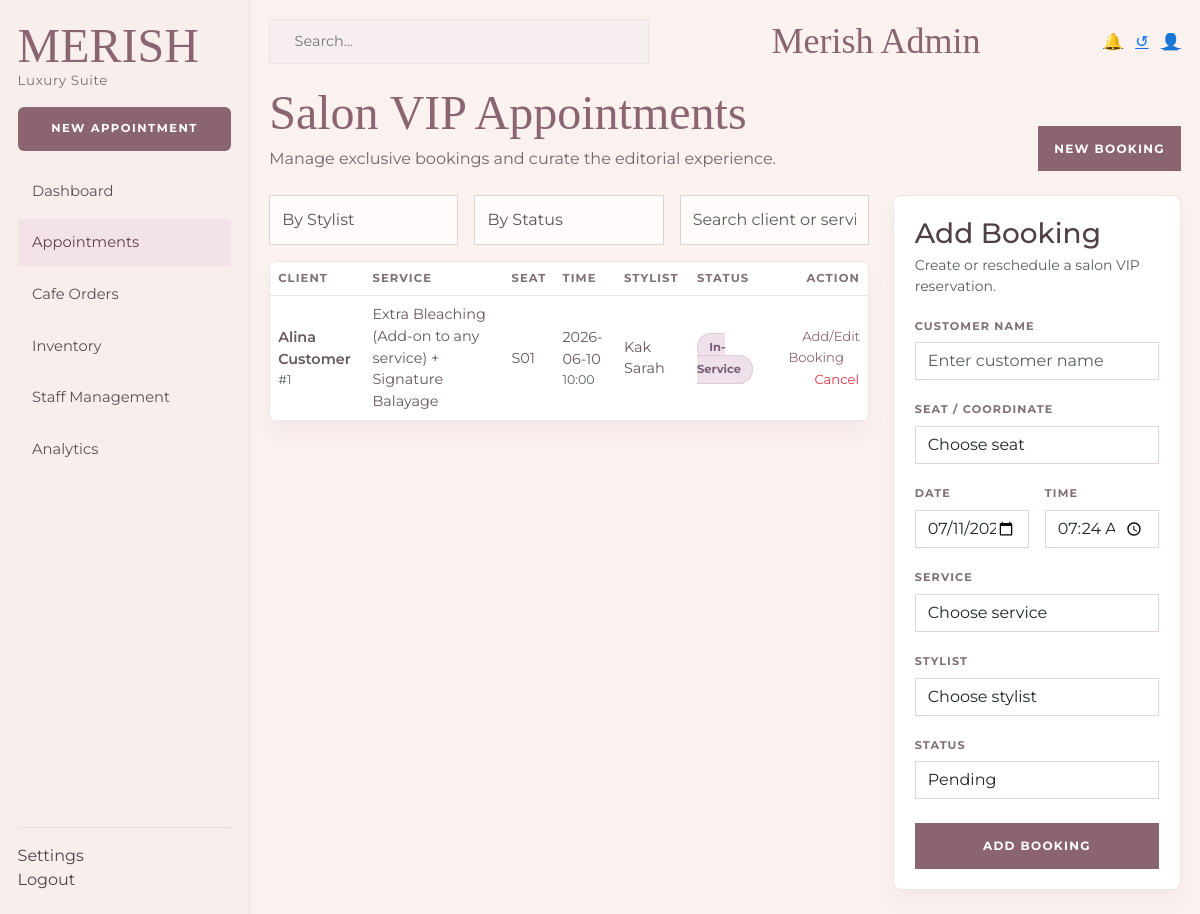
The page /index.php?page=admin&action=manageReservations (signed in) on the database its author committed.
### tables this page shows
CREATE TABLE reservations (
    res_id INT AUTO_INCREMENT,
    user_id INT NULL,                                      
    seat_id VARCHAR(10) NOT NULL,
    promo_id INT NULL,                  
    STATUS ENUM('Pending', 'Confirmed', 'In-Service', 'Selesai', 'Canceled') NOT NULL DEFAULT 'Pending',
    schedule_time DATETIME NOT NULL,
    is_dp_paid BOOLEAN DEFAULT FALSE,      
    dp_amount DECIMAL(10,2) DEFAULT 0,     
    payment_proof_url VARCHAR(255) NULL,   
    PRIMARY KEY (res_id),
    CONSTRAINT fk_res_user FOREIGN KEY (user_id) REFERENCES users(user_id) ON UPDATE CASCADE,
    CONSTRAINT fk_res_seat FOREIGN KEY (seat_id) REFERENCES seats(seat_id) ON UPDATE CASCADE,
    CONSTRAINT fk_res_promo FOREIGN KEY (promo_id) REFERENCES promotions(promo_id) ON UPDATE CASCADE
);

### app/Controllers/AdminController.php (called while the page is built, shortened)
<?php
class AdminController
{
    private PDO $db;
    public function __construct()
    {
        $this->db = Database::getConnection();
    }
    public function manageReservations()
    {
        $reservationsStmt = $this->db->query(
            "SELECT r.res_id,
                    COALESCE(u.NAME, 'Guest') AS customer_name,
                    r.seat_id,
                    r.STATUS AS status,
                    r.schedule_time,
                    TIME(r.schedule_time) AS reservation_time,
                    DATE(r.schedule_time) AS reservation_date,
                    COALESCE(GROUP_CONCAT(DISTINCT s.service_name SEPARATOR ' + '), '-') AS service_name,
                    COALESCE(GROUP_CONCAT(DISTINCT b.NAME SEPARATOR ', '), '-') AS beautician_name
             FROM reservations r
             LEFT JOIN users u ON r.user_id = u.user_id
             LEFT JOIN reservation_details rd ON r.res_id = rd.res_id
             LEFT JOIN services s ON rd.service_id = s.service_id
             LEFT JOIN users b ON rd.beautician_id = b.user_id
             GROUP BY r.res_id, u.NAME, r.seat_id, r.STATUS, r.schedule_time
             ORDER BY r.schedule_time DESC"
        );
        $reservations = $reservationsStmt->fetchAll();
        $reservationForEdit = null;
        require __DIR__ . '/../Views/Admin/manage_reservations.php';
    }
}

### app/Core/Database.php (called while the page is built, shortened)
<?php
class Database
{
    private static ?PDO $connection = null;
    public static function getConnection(): PDO
    {
        if (self::$connection !== null) {
            return self::$connection;
        }
        $host = 'localhost';
        $dbName = 'db_merish_salon';
        $user = 'root';
        $pass = '';
        $ports = [3306, 3307];
        foreach ($ports as $port) {
            $dsn = "mysql:host={$host};port={$port};dbname={$dbName};charset=utf8mb4";
            try {
                self::$connection = new PDO($dsn, $user, $pass, [
                    PDO::ATTR_ERRMODE => PDO::ERRMODE_EXCEPTION,
                    PDO::ATTR_DEFAULT_FETCH_MODE => PDO::FETCH_ASSOC,
                    PDO::ATTR_EMULATE_PREPARES => false,
                ]);
                return self::$connection;
            } catch (PDOException $e) {
                $lastException = $e;
            }
        }
        $portsTried = implode(', ', $ports);
        $err = 'Koneksi database gagal (mencoba port: ' . $portsTried . ')';
        die($err);
        return self::$connection;
    }
}

### app/Views/Admin/manage_reservations.php (the view, shortened to what this page needs)
<?php
$editData = $reservationForEdit ?? null;
$formattedDate = $editData['reservation_date'] ?? date('Y-m-d');
$formattedTime = $editData['reservation_time'] ?? date('H:i');
?>
<!DOCTYPE html>
<html lang="id">
<head>
    <link href="https://cdn.jsdelivr.net/npm/bootstrap@5.3.3/dist/css/bootstrap.min.css" rel="stylesheet">
</head>
<body>
<div class="shell">
    <aside class="sidebar">
        <div>
            <span class="brand">MERISH</span>
            <div class="brand-sub">Luxury Suite</div>
        </div>
        <button class="new-booking btn w-100" type="button" onclick="document.getElementById('reservation-form').scrollIntoView({behavior:'smooth'})">New Appointment</button>
        <nav class="nav flex-column side-nav gap-1">
            <a class="nav-link" href="index.php?page=admin">Dashboard</a>
            <a class="nav-link active" href="index.php?page=admin&action=manageReservations">Appointments</a>
            <a class="nav-link" href="index.php?page=admin&action=manageCafeOrders">Cafe Orders</a>
            <a class="nav-link" href="index.php?page=admin&action=manageMenus">Inventory</a>
            <a class="nav-link" href="index.php?page=admin&action=manageStaff">Staff Management</a>
            <a class="nav-link" href="index.php?page=admin&action=reports">Analytics</a>
        </nav>
        <div class="sidebar-footer">
            <a class="nav-link px-0" href="index.php?page=admin&action=settings">Settings</a>
            <a class="nav-link px-0" href="<?= LOGOUT_URL ?>">Logout</a>
        </div>
    </aside>
    <main class="main">
        <div class="topbar">
            <div class="search-box rounded-0">
                <input type="text" placeholder="Search..." aria-label="Search">
            </div>
            <h1 class="page-title text-center flex-grow-1">Merish Admin</h1>
            <div class="d-flex align-items-center gap-2">
                <div class="topbar-actions">
                    <a href="#" class="me-2" aria-label="Notifications" title="Notifications">🔔</a>
                    <a href="#" class="me-2" aria-label="Refresh" title="Refresh">↺</a>
                    <a href="#" aria-label="Profile" title="Profile">👤</a>
                </div>
            </div>
        </div>
        <div class="d-flex justify-content-between align-items-end flex-wrap gap-3 mb-4">
            <div>
                <h2 class="hero-title">Salon VIP Appointments</h2>
                <p class="hero-subtitle">Manage exclusive bookings and curate the editorial experience.</p>
            </div>
            <div class="hero-actions">
                <button class="btn">New Booking</button>
            </div>
        </div>
        <div class="row g-4">
            <div class="col-xl-8">
                <div class="filter-bar row g-3 mb-3">
                    <div class="col-md-4">
                        <select class="form-select" aria-label="Filter by stylist">
                            <option selected>By Stylist</option>
                        </select>
                    </div>
                    <div class="col-md-4">
                        <select class="form-select" aria-label="Filter by status">
                            <option selected>By Status</option>
                        </select>
                    </div>
                    <div class="col-md-4">
                        <input type="text" class="form-control" placeholder="Search client or service...">
                    </div>
                </div>
                <div class="table-card rounded-3 overflow-hidden">
                    <div class="table-responsive">
                        <table class="table appointments-table mb-0 align-middle">
                            <thead>
                                <tr>
                                    <th>Client</th>
                                    <th>Service</th>
                                    <th>Seat</th>
                                    <th>Time</th>
                                    <th>Stylist</th>
                                    <th>Status</th>
                                    <th class="text-end">Action</th>
                                </tr>
                            </thead>
                            <tbody>
                                <?php if (!empty($reservations)): ?>
                                    <?php foreach ($reservations as $reservation): ?>
                                        <?php
                                            $status = (string) ($reservation['status'] ?? 'Pending');
                                            $statusClass = match ($status) {
                                                'Confirmed' => 'badge-confirmed',
                                                'In-Service' => 'badge-progress',
                                                'Selesai' => 'badge-confirmed',
                                                'Canceled' => 'badge-canceled',
                                                default => 'badge-waiting',
                                            };
                                        ?>
                                        <tr>
                                            <td>
                                                <div class="fw-semibold"><?php echo htmlspecialchars($reservation['customer_name']); ?></div>
                                                <div class="text-muted small">#<?php echo htmlspecialchars((string) $reservation['res_id']); ?></div>
                                            </td>
                                            <td><?php echo htmlspecialchars($reservation['service_name']); ?></td>
                                            <td><?php echo htmlspecialchars($reservation['seat_id']); ?></td>
                                            <td>
                                                <div><?php echo htmlspecialchars((string) $reservation['reservation_date']); ?></div>
                                                <div class="text-muted small"><?php echo htmlspecialchars(substr((string) $reservation['reservation_time'], 0, 5)); ?></div>
                                            </td>
                                            <td><?php echo htmlspecialchars($reservation['beautician_name']); ?></td>
                                            <td><span class="badge-status <?php echo $statusClass; ?>"><?php echo htmlspecialchars($status); ?></span></td>
                                            <td class="text-end">
                                                <a class="small-link me-3" href="index.php?page=admin&action=manageReservations&edit=<?php echo (int) $reservation['res_id']; ?>">Add/Edit Booking</a>
                                                <form method="POST" action="index.php?page=admin&action=cancelReservation" class="d-inline" onsubmit="return confirm('Cancel booking ini?');">
                                                    <button type="submit" class="btn btn-link p-0 small-link text-danger text-decoration-none">Cancel</button>
                                                </form>
                                            </td>
                                        </tr>
                                    <?php endforeach; ?>
                                <?php endif; ?>
                            </tbody>
                        </table>
                    </div>
                </div>
            </div>
            <div class="col-xl-4" id="reservation-form">
                <div class="form-card rounded-3">
                    <div class="d-flex justify-content-between align-items-start mb-3">
                        <div>
                            <h3 class="section-title mb-1"><?php echo $editData ? 'Edit Booking' : 'Add Booking'; ?></h3>
                            <div class="text-muted small">Create or reschedule a salon VIP reservation.</div>
                        </div>
                    </div>
                    <form method="POST" action="index.php?page=admin&action=saveReservation">
                        <div class="mb-3">
                            <label class="form-label">Customer Name</label>
                            <input type="text" name="guest_name" class="form-control" value="<?php echo htmlspecialchars($editData['guest_name'] ?? ''); ?>" placeholder="Enter customer name" required>
                        </div>
                        <div class="mb-3">
                            <label class="form-label">Seat / Coordinate</label>
                            <select name="seat_id" class="form-select" required>
                                <option value="">Choose seat</option>
                            </select>
                        </div>
                        <div class="row g-3 mb-3">
                            <div class="col-6">
                                <label class="form-label">Date</label>
                                <input type="date" name="reservation_date" class="form-control" value="<?php echo htmlspecialchars($formattedDate); ?>" required>
                            </div>
                            <div class="col-6">
                                <label class="form-label">Time</label>
                                <input type="time" name="reservation_time" class="form-control" value="<?php echo htmlspecialchars(substr($formattedTime, 0, 5)); ?>" required>
                            </div>
                        </div>
                        <div class="mb-3">
                            <label class="form-label">Service</label>
                            <select name="service_id" class="form-select">
                                <option value="">Choose service</option>
                            </select>
                        </div>
                        <div class="mb-3">
                            <label class="form-label">Stylist</label>
                            <select name="beautician_id" class="form-select">
                                <option value="">Choose stylist</option>
                            </select>
                        </div>
                        <div class="mb-4">
                            <label class="form-label">Status</label>
                            <select name="status" class="form-select">
                                <?php foreach (['Pending', 'Confirmed', 'In-Service', 'Selesai', 'Canceled'] as $option): ?>
                                    <option value="<?php echo $option; ?>" <?php echo (($editData['STATUS'] ?? 'Pending') === $option) ? 'selected' : ''; ?>><?php echo $option; ?></option>
                                <?php endforeach; ?>
                            </select>
                        </div>
                        <div class="d-grid gap-2">
                            <button type="submit" class="action-btn"><?php echo $editData ? 'Save Changes' : 'Add Booking'; ?></button>
                        </div>
                    </form>
                </div>
            </div>
        </div>
    </main>
</div>
</body>
</html>

### rows shown on the page
reservations: customer_name "Alina Customer", res_id "1", service_name "Extra Bleaching (Add-on to any service) + Signature Balayage", seat "S01", reservation_date "2026-06-10", reservation_time "10:00", beautician_name "Kak Sarah", STATUS "In-Service"

### other values the page prints
form field status "Pending"
